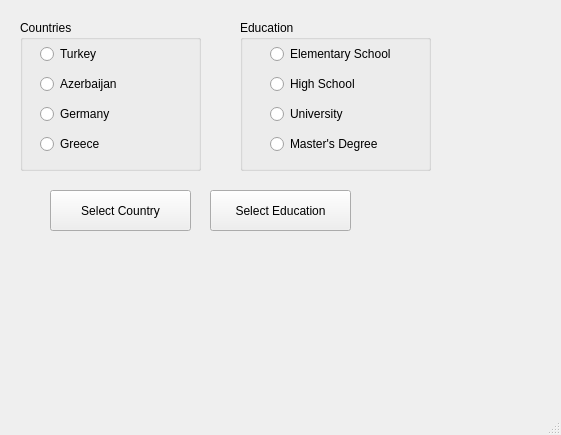
<?xml version="1.0" encoding="UTF-8"?>
<ui version="4.0">
 <class>MainWindow</class>
 <widget class="QMainWindow" name="MainWindow">
  <property name="geometry">
   <rect>
    <x>0</x>
    <y>0</y>
    <width>561</width>
    <height>435</height>
   </rect>
  </property>
  <property name="windowTitle">
   <string>MainWindow</string>
  </property>
  <widget class="QWidget" name="centralwidget">
   <widget class="QLabel" name="lblUlke">
    <property name="geometry">
     <rect>
      <x>20</x>
      <y>250</y>
      <width>191</width>
      <height>91</height>
     </rect>
    </property>
    <property name="text">
     <string/>
    </property>
   </widget>
   <widget class="QLabel" name="lblEgitim">
    <property name="geometry">
     <rect>
      <x>260</x>
      <y>260</y>
      <width>171</width>
      <height>81</height>
     </rect>
    </property>
    <property name="text">
     <string/>
    </property>
   </widget>
   <widget class="QPushButton" name="btnUlke">
    <property name="geometry">
     <rect>
      <x>50</x>
      <y>190</y>
      <width>141</width>
      <height>41</height>
     </rect>
    </property>
    <property name="text">
     <string>Select Country</string>
    </property>
   </widget>
   <widget class="QPushButton" name="btnEgitim">
    <property name="geometry">
     <rect>
      <x>210</x>
      <y>190</y>
      <width>141</width>
      <height>41</height>
     </rect>
    </property>
    <property name="text">
     <string>Select Education</string>
    </property>
   </widget>
   <widget class="QGroupBox" name="groupBoxUlke">
    <property name="geometry">
     <rect>
      <x>20</x>
      <y>20</y>
      <width>181</width>
      <height>151</height>
     </rect>
    </property>
    <property name="title">
     <string>Countries</string>
    </property>
    <widget class="QWidget" name="gridLayoutWidget">
     <property name="geometry">
      <rect>
       <x>20</x>
       <y>20</y>
       <width>141</width>
       <height>121</height>
      </rect>
     </property>
     <layout class="QGridLayout" name="gridLayoutUlke">
      <item row="2" column="0">
       <widget class="QRadioButton" name="radioAlmanya">
        <property name="text">
         <string>Germany</string>
        </property>
       </widget>
      </item>
      <item row="0" column="0">
       <widget class="QRadioButton" name="radioTurkiye">
        <property name="text">
         <string>Turkey</string>
        </property>
       </widget>
      </item>
      <item row="1" column="0">
       <widget class="QRadioButton" name="radioAzerbaycan">
        <property name="text">
         <string>Azerbaijan</string>
        </property>
       </widget>
      </item>
      <item row="3" column="0">
       <widget class="QRadioButton" name="radioYunanistan">
        <property name="text">
         <string>Greece</string>
        </property>
       </widget>
      </item>
     </layout>
    </widget>
   </widget>
   <widget class="QGroupBox" name="groupBoxEgitim">
    <property name="geometry">
     <rect>
      <x>240</x>
      <y>20</y>
      <width>191</width>
      <height>151</height>
     </rect>
    </property>
    <property name="title">
     <string>Education</string>
    </property>
    <widget class="QWidget" name="gridLayoutWidget_2">
     <property name="geometry">
      <rect>
       <x>30</x>
       <y>20</y>
       <width>141</width>
       <height>121</height>
      </rect>
     </property>
     <layout class="QGridLayout" name="gridLayoutEgitim">
      <item row="2" column="0">
       <widget class="QRadioButton" name="radioUniversite">
        <property name="text">
         <string>University</string>
        </property>
       </widget>
      </item>
      <item row="0" column="0">
       <widget class="QRadioButton" name="radioilkokul">
        <property name="text">
         <string>Elementary School</string>
        </property>
       </widget>
      </item>
      <item row="1" column="0">
       <widget class="QRadioButton" name="radioLise">
        <property name="text">
         <string>High School</string>
        </property>
       </widget>
      </item>
      <item row="3" column="0">
       <widget class="QRadioButton" name="radioYuksekLisans">
        <property name="text">
         <string>Master's Degree</string>
        </property>
       </widget>
      </item>
     </layout>
    </widget>
   </widget>
  </widget>
  <widget class="QMenuBar" name="menubar">
   <property name="geometry">
    <rect>
     <x>0</x>
     <y>0</y>
     <width>561</width>
     <height>18</height>
    </rect>
   </property>
  </widget>
  <widget class="QStatusBar" name="statusbar"/>
 </widget>
 <resources/>
 <connections/>
</ui>
